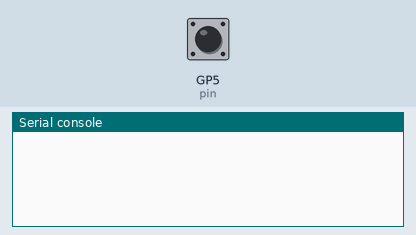
A program run on a simulated Raspberry Pi Pico running MicroPython. Shown: the last lines printed to the serial console. Inputs (shaded band) come from the test bench; at power-on: GP5 (pin) HIGH.

Above: at 1.2 s.
1.3 s: GP5 (pin) pulled LOW for 0.15 s
At 2.1 s:
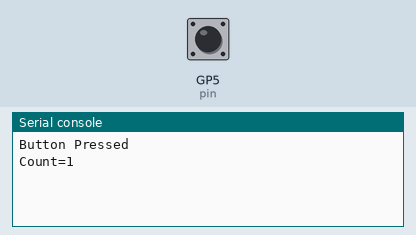
2.9 s: GP5 (pin) pulled LOW for 1 s
At 4.4 s:
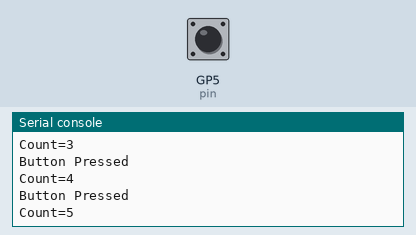
5.4 s: GP5 (pin) pulled LOW for 0.15 s
At 6.4 s:
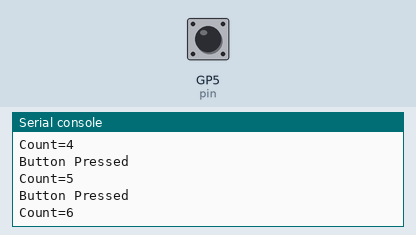
Timing chart, 0 to 8.4 s (numbered marks = the images above; inputs shaded):
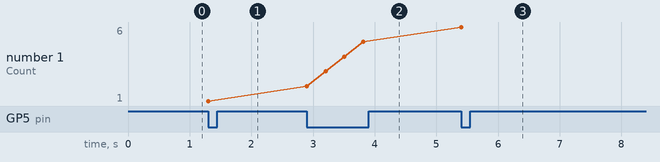

The program:

button_debouncing.py
```python
from machine import Pin
import time
counter=0
debounce_time=0
pin = Pin(5, Pin.IN, Pin.PULL_UP)
while True:
    if ((pin.value() is 0) and (time.ticks_ms()-debounce_time) > 300):
        counter+=1
        debounce_time=time.ticks_ms()
        print("Button Pressed")
        print("Count={}".format(counter))
```

Measured:
- after the input at 1.3 s, the serial console: prints a new line at once (image 1)
- after the input at 2.9 s, the serial console: prints a new line at once (image 2)
- after the input at 5.4 s, the serial console: prints a new line at once (image 3)
- plotted number 1: 1 → 5 after the input at 2.9 s, 5 → 6 after the input at 5.4 s
